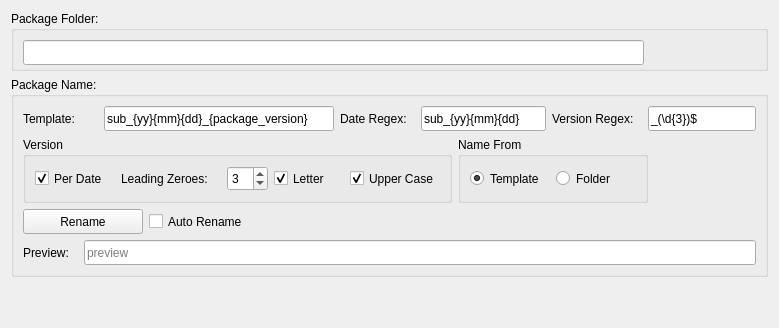
        <widget class="QWidget" name="tab">
         <attribute name="title">
          <string>Package</string>
         </attribute>
         <layout class="QHBoxLayout" name="horizontalLayout_50">
          <item>
           <layout class="QVBoxLayout" name="verticalLayout_33">
            <item>
             <widget class="QGroupBox" name="groupBox">
              <property name="sizePolicy">
               <sizepolicy hsizetype="MinimumExpanding" vsizetype="Fixed">
                <horstretch>0</horstretch>
                <verstretch>0</verstretch>
               </sizepolicy>
              </property>
              <property name="minimumSize">
               <size>
                <width>600</width>
                <height>60</height>
               </size>
              </property>
              <property name="maximumSize">
               <size>
                <width>16777215</width>
                <height>60</height>
               </size>
              </property>
              <property name="baseSize">
               <size>
                <width>631</width>
                <height>70</height>
               </size>
              </property>
              <property name="toolTip">
               <string>&lt;!DOCTYPE HTML PUBLIC &quot;-//W3C//DTD HTML 4.0//EN&quot; &quot;http://www.w3.org/TR/REC-html40/strict.dtd&quot;&gt;
&lt;html&gt;&lt;head&gt;&lt;meta name=&quot;qrichtext&quot; content=&quot;1&quot; /&gt;&lt;style type=&quot;text/css&quot;&gt;
p, li { white-space: pre-wrap; }
&lt;/style&gt;&lt;/head&gt;&lt;body style=&quot; font-family:'MS Shell Dlg 2'; font-size:10pt; font-weight:600; font-style:normal;&quot;&gt;
&lt;p style=&quot;-qt-paragraph-type:empty; margin-top:0px; margin-bottom:0px; margin-left:0px; margin-right:0px; -qt-block-indent:0; text-indent:0px; font-size:8pt;&quot;&gt;&lt;br /&gt;&lt;/p&gt;&lt;/body&gt;&lt;/html&gt;</string>
              </property>
              <property name="title">
               <string>Package Folder:</string>
              </property>
              <property name="flat">
               <bool>false</bool>
              </property>
              <layout class="QVBoxLayout" name="verticalLayout_7">
               <item>
                <layout class="QHBoxLayout" name="horizontalLayout_4">
                 <item>
                  <widget class="QLineEdit" name="package_folder">
                   <property name="sizePolicy">
                    <sizepolicy hsizetype="MinimumExpanding" vsizetype="Fixed">
                     <horstretch>0</horstretch>
                     <verstretch>0</verstretch>
                    </sizepolicy>
                   </property>
                   <property name="minimumSize">
                    <size>
                     <width>250</width>
                     <height>25</height>
                    </size>
                   </property>
                   <property name="maximumSize">
                    <size>
                     <width>16000</width>
                     <height>16777215</height>
                    </size>
                   </property>
                   <property name="toolTip">
                    <string>&lt;html&gt;&lt;head/&gt;&lt;body&gt;&lt;p&gt;Expects path to folder containing media files.&lt;/p&gt;&lt;/body&gt;&lt;/html&gt;</string>
                   </property>
                   <property name="text">
                    <string/>
                   </property>
                   <property name="dragEnabled">
                    <bool>true</bool>
                   </property>
                  </widget>
                 </item>
                 <item>
                  <layout class="QHBoxLayout" name="horizontalLayout_5">
                   <item>
                    <widget class="QPushButton" name="package_explore">
                     <property name="sizePolicy">
                      <sizepolicy hsizetype="Fixed" vsizetype="Fixed">
                       <horstretch>0</horstretch>
                       <verstretch>0</verstretch>
                      </sizepolicy>
                     </property>
                     <property name="minimumSize">
                      <size>
                       <width>20</width>
                       <height>25</height>
                      </size>
                     </property>
                     <property name="toolTip">
                      <string>&lt;!DOCTYPE HTML PUBLIC &quot;-//W3C//DTD HTML 4.0//EN&quot; &quot;http://www.w3.org/TR/REC-html40/strict.dtd&quot;&gt;
&lt;html&gt;&lt;head&gt;&lt;meta name=&quot;qrichtext&quot; content=&quot;1&quot; /&gt;&lt;style type=&quot;text/css&quot;&gt;
p, li { white-space: pre-wrap; }
&lt;/style&gt;&lt;/head&gt;&lt;body style=&quot; font-family:'MS Shell Dlg 2'; font-weight:400; font-style:normal;&quot;&gt;
&lt;p style=&quot; margin-top:0px; margin-bottom:0px; margin-left:0px; margin-right:0px; -qt-block-indent:0; text-indent:0px;&quot;&gt;&lt;span style=&quot; font-size:8pt;&quot;&gt;Opens video directory with system file manager (Explorer, Finder...).&lt;/span&gt;&lt;/p&gt;&lt;/body&gt;&lt;/html&gt;</string>
                     </property>
                     <property name="autoFillBackground">
                      <bool>false</bool>
                     </property>
                     <property name="text">
                      <string/>
                     </property>
                     <property name="icon">
                      <iconset resource="ui_images.qrc">
                       <normaloff>:/images/system-search.png</normaloff>:/images/system-search.png</iconset>
                     </property>
                     <property name="default">
                      <bool>true</bool>
                     </property>
                     <property name="flat">
                      <bool>true</bool>
                     </property>
                    </widget>
                   </item>
                   <item>
                    <widget class="QPushButton" name="package_browse">
                     <property name="sizePolicy">
                      <sizepolicy hsizetype="Fixed" vsizetype="Fixed">
                       <horstretch>0</horstretch>
                       <verstretch>0</verstretch>
                      </sizepolicy>
                     </property>
                     <property name="minimumSize">
                      <size>
                       <width>60</width>
                       <height>25</height>
                      </size>
                     </property>
                     <property name="maximumSize">
                      <size>
                       <width>60</width>
                       <height>24</height>
                      </size>
                     </property>
                     <property name="toolTip">
                      <string>&lt;!DOCTYPE HTML PUBLIC &quot;-//W3C//DTD HTML 4.0//EN&quot; &quot;http://www.w3.org/TR/REC-html40/strict.dtd&quot;&gt;
&lt;html&gt;&lt;head&gt;&lt;meta name=&quot;qrichtext&quot; content=&quot;1&quot; /&gt;&lt;style type=&quot;text/css&quot;&gt;
p, li { white-space: pre-wrap; }
&lt;/style&gt;&lt;/head&gt;&lt;body style=&quot; font-family:'MS Shell Dlg 2'; font-size:11px; font-weight:400; font-style:normal;&quot;&gt;
&lt;p style=&quot; margin-top:0px; margin-bottom:0px; margin-left:0px; margin-right:0px; -qt-block-indent:0; text-indent:0px;&quot;&gt;&lt;span style=&quot; font-size:8pt;&quot;&gt;Browse for video file.&lt;/span&gt;&lt;/p&gt;&lt;/body&gt;&lt;/html&gt;</string>
                     </property>
                     <property name="autoFillBackground">
                      <bool>false</bool>
                     </property>
                     <property name="text">
                      <string/>
                     </property>
                     <property name="icon">
                      <iconset resource="ui_images.qrc">
                       <normaloff>:/images/folder.png</normaloff>:/images/folder.png</iconset>
                     </property>
                     <property name="default">
                      <bool>true</bool>
                     </property>
                     <property name="flat">
                      <bool>true</bool>
                     </property>
                    </widget>
                   </item>
                  </layout>
                 </item>
                </layout>
               </item>
              </layout>
             </widget>
            </item>
            <item>
             <widget class="QGroupBox" name="groupBox_8">
              <property name="sizePolicy">
               <sizepolicy hsizetype="MinimumExpanding" vsizetype="Fixed">
                <horstretch>0</horstretch>
                <verstretch>0</verstretch>
               </sizepolicy>
              </property>
              <property name="minimumSize">
               <size>
                <width>600</width>
                <height>190</height>
               </size>
              </property>
              <property name="title">
               <string>Package Name:</string>
              </property>
              <layout class="QHBoxLayout" name="horizontalLayout_92">
               <item>
                <layout class="QVBoxLayout" name="verticalLayout_53">
                 <item>
                  <layout class="QHBoxLayout" name="horizontalLayout_49">
                   <item>
                    <layout class="QHBoxLayout" name="horizontalLayout_46">
                     <item>
                      <widget class="QLabel" name="label_10">
                       <property name="sizePolicy">
                        <sizepolicy hsizetype="Fixed" vsizetype="Fixed">
                         <horstretch>0</horstretch>
                         <verstretch>0</verstretch>
                        </sizepolicy>
                       </property>
                       <property name="minimumSize">
                        <size>
                         <width>75</width>
                         <height>25</height>
                        </size>
                       </property>
                       <property name="maximumSize">
                        <size>
                         <width>70</width>
                         <height>16777215</height>
                        </size>
                       </property>
                       <property name="text">
                        <string>Template:</string>
                       </property>
                      </widget>
                     </item>
                     <item>
                      <widget class="QLineEdit" name="name_template">
                       <property name="sizePolicy">
                        <sizepolicy hsizetype="MinimumExpanding" vsizetype="Fixed">
                         <horstretch>0</horstretch>
                         <verstretch>0</verstretch>
                        </sizepolicy>
                       </property>
                       <property name="minimumSize">
                        <size>
                         <width>230</width>
                         <height>25</height>
                        </size>
                       </property>
                       <property name="maximumSize">
                        <size>
                         <width>16000</width>
                         <height>25</height>
                        </size>
                       </property>
                       <property name="toolTip">
                        <string>&lt;html&gt;&lt;head/&gt;&lt;body&gt;&lt;p&gt;Template for naming the package. &lt;br/&gt;&lt;br/&gt;Keywords:&lt;br/&gt;{package_version} : detects consecutive versions one folder up from package folder&lt;br/&gt;{yy}: year&lt;br/&gt;{mm}: month&lt;br/&gt;{dd}: day&lt;/p&gt;&lt;p&gt;&lt;br/&gt;&lt;/p&gt;&lt;p&gt;&lt;br/&gt;&lt;/p&gt;&lt;/body&gt;&lt;/html&gt;</string>
                       </property>
                       <property name="text">
                        <string>sub_{yy}{mm}{dd}_{package_version}</string>
                       </property>
                      </widget>
                     </item>
                    </layout>
                   </item>
                   <item>
                    <layout class="QHBoxLayout" name="horizontalLayout_16">
                     <item>
                      <widget class="QLabel" name="label_37">
                       <property name="sizePolicy">
                        <sizepolicy hsizetype="Fixed" vsizetype="Fixed">
                         <horstretch>0</horstretch>
                         <verstretch>0</verstretch>
                        </sizepolicy>
                       </property>
                       <property name="minimumSize">
                        <size>
                         <width>75</width>
                         <height>25</height>
                        </size>
                       </property>
                       <property name="maximumSize">
                        <size>
                         <width>90</width>
                         <height>16777215</height>
                        </size>
                       </property>
                       <property name="text">
                        <string>Date Regex:</string>
                       </property>
                      </widget>
                     </item>
                     <item>
                      <widget class="QLineEdit" name="name_date_regex">
                       <property name="sizePolicy">
                        <sizepolicy hsizetype="MinimumExpanding" vsizetype="Fixed">
                         <horstretch>0</horstretch>
                         <verstretch>0</verstretch>
                        </sizepolicy>
                       </property>
                       <property name="minimumSize">
                        <size>
                         <width>125</width>
                         <height>25</height>
                        </size>
                       </property>
                       <property name="maximumSize">
                        <size>
                         <width>200</width>
                         <height>16777215</height>
                        </size>
                       </property>
                       <property name="toolTip">
                        <string>&lt;html&gt;&lt;head/&gt;&lt;body&gt;&lt;p&gt;Renamer checks all folders one folder above the package folder&lt;br/&gt;and detects current date stamp in it by using Date Regex&lt;/p&gt;&lt;p&gt;&lt;br/&gt;Keywords:&lt;br/&gt;{yy}: year&lt;br/&gt;{mm}: month&lt;br/&gt;{dd}: day&lt;/p&gt;&lt;/body&gt;&lt;/html&gt;</string>
                       </property>
                       <property name="text">
                        <string>sub_{yy}{mm}{dd}</string>
                       </property>
                      </widget>
                     </item>
                    </layout>
                   </item>
                   <item>
                    <layout class="QHBoxLayout" name="horizontalLayout_19">
                     <item>
                      <widget class="QLabel" name="label_76">
                       <property name="sizePolicy">
                        <sizepolicy hsizetype="Fixed" vsizetype="Fixed">
                         <horstretch>0</horstretch>
                         <verstretch>0</verstretch>
                        </sizepolicy>
                       </property>
                       <property name="minimumSize">
                        <size>
                         <width>90</width>
                         <height>25</height>
                        </size>
                       </property>
                       <property name="maximumSize">
                        <size>
                         <width>90</width>
                         <height>16777215</height>
                        </size>
                       </property>
                       <property name="text">
                        <string>Version Regex:</string>
                       </property>
                      </widget>
                     </item>
                     <item>
                      <widget class="QLineEdit" name="name_version_regex">
                       <property name="sizePolicy">
                        <sizepolicy hsizetype="Fixed" vsizetype="Fixed">
                         <horstretch>0</horstretch>
                         <verstretch>0</verstretch>
                        </sizepolicy>
                       </property>
                       <property name="minimumSize">
                        <size>
                         <width>100</width>
                         <height>25</height>
                        </size>
                       </property>
                       <property name="maximumSize">
                        <size>
                         <width>150</width>
                         <height>16777215</height>
                        </size>
                       </property>
                       <property name="toolTip">
                        <string>&lt;html&gt;&lt;head/&gt;&lt;body&gt;&lt;p&gt;Renamer checks all folders one folder above the package folder&lt;br/&gt;and detects version in it by using Version Regex&lt;/p&gt;&lt;/body&gt;&lt;/html&gt;</string>
                       </property>
                       <property name="text">
                        <string>_(\d{3})$</string>
                       </property>
                       <property name="readOnly">
                        <bool>false</bool>
                       </property>
                       <property name="placeholderText">
                        <string>preview</string>
                       </property>
                      </widget>
                     </item>
                    </layout>
                   </item>
                  </layout>
                 </item>
                 <item>
                  <layout class="QHBoxLayout" name="horizontalLayout_74">
                   <item>
                    <widget class="QGroupBox" name="groupBox_9">
                     <property name="title">
                      <string>Version</string>
                     </property>
                     <layout class="QVBoxLayout" name="verticalLayout">
                      <item>
                       <layout class="QHBoxLayout" name="horizontalLayout_17">
                        <item>
                         <widget class="QCheckBox" name="name_version_per_date">
                          <property name="sizePolicy">
                           <sizepolicy hsizetype="Fixed" vsizetype="Fixed">
                            <horstretch>0</horstretch>
                            <verstretch>0</verstretch>
                           </sizepolicy>
                          </property>
                          <property name="minimumSize">
                           <size>
                            <width>80</width>
                            <height>25</height>
                           </size>
                          </property>
                          <property name="toolTip">
                           <string>&lt;html&gt;&lt;head/&gt;&lt;body&gt;&lt;p&gt;Each date, versions start from A or 1.&lt;br/&gt;If unchecked, package versions are contunuous, not depending on date.&lt;/p&gt;&lt;/body&gt;&lt;/html&gt;</string>
                          </property>
                          <property name="text">
                           <string>Per Date</string>
                          </property>
                          <property name="checked">
                           <bool>true</bool>
                          </property>
                         </widget>
                        </item>
                        <item>
                         <layout class="QHBoxLayout" name="horizontalLayout">
                          <item>
                           <widget class="QLabel" name="name_version_leading_zeroes">
                            <property name="sizePolicy">
                             <sizepolicy hsizetype="Fixed" vsizetype="Fixed">
                              <horstretch>0</horstretch>
                              <verstretch>0</verstretch>
                             </sizepolicy>
                            </property>
                            <property name="minimumSize">
                             <size>
                              <width>100</width>
                              <height>25</height>
                             </size>
                            </property>
                            <property name="text">
                             <string>Leading Zeroes:</string>
                            </property>
                           </widget>
                          </item>
                          <item>
                           <widget class="QSpinBox" name="name_version_zeroes">
                            <property name="sizePolicy">
                             <sizepolicy hsizetype="Fixed" vsizetype="Fixed">
                              <horstretch>0</horstretch>
                              <verstretch>0</verstretch>
                             </sizepolicy>
                            </property>
                            <property name="minimumSize">
                             <size>
                              <width>40</width>
                              <height>25</height>
                             </size>
                            </property>
                            <property name="toolTip">
                             <string>&lt;html&gt;&lt;head/&gt;&lt;body&gt;&lt;p&gt;For numbered versions, use leading zeroes&lt;/p&gt;&lt;/body&gt;&lt;/html&gt;</string>
                            </property>
                            <property name="value">
                             <number>3</number>
                            </property>
                           </widget>
                          </item>
                         </layout>
                        </item>
                        <item>
                         <widget class="QCheckBox" name="name_version_use_letters">
                          <property name="sizePolicy">
                           <sizepolicy hsizetype="Fixed" vsizetype="Fixed">
                            <horstretch>0</horstretch>
                            <verstretch>0</verstretch>
                           </sizepolicy>
                          </property>
                          <property name="minimumSize">
                           <size>
                            <width>70</width>
                            <height>25</height>
                           </size>
                          </property>
                          <property name="toolTip">
                           <string>&lt;html&gt;&lt;head/&gt;&lt;body&gt;&lt;p&gt;Use letters instead of numbers for versioning&lt;/p&gt;&lt;/body&gt;&lt;/html&gt;</string>
                          </property>
                          <property name="text">
                           <string>Letter</string>
                          </property>
                          <property name="checked">
                           <bool>true</bool>
                          </property>
                         </widget>
                        </item>
                        <item>
                         <widget class="QCheckBox" name="name_version_letters_uppercase">
                          <property name="sizePolicy">
                           <sizepolicy hsizetype="Fixed" vsizetype="Fixed">
                            <horstretch>0</horstretch>
                            <verstretch>0</verstretch>
                           </sizepolicy>
                          </property>
                          <property name="minimumSize">
                           <size>
                            <width>90</width>
                            <height>25</height>
                           </size>
                          </property>
                          <property name="toolTip">
                           <string>&lt;html&gt;&lt;head/&gt;&lt;body&gt;&lt;p&gt;If using letters for versioning, use upper case instead of lower case letters&lt;/p&gt;&lt;/body&gt;&lt;/html&gt;</string>
                          </property>
                          <property name="text">
                           <string>Upper Case</string>
                          </property>
                          <property name="checked">
                           <bool>true</bool>
                          </property>
                         </widget>
                        </item>
                       </layout>
                      </item>
                     </layout>
                    </widget>
                   </item>
                   <item>
                    <widget class="QGroupBox" name="groupBox_20">
                     <property name="title">
                      <string>Name From</string>
                     </property>
                     <layout class="QVBoxLayout" name="verticalLayout_32">
                      <item>
                       <layout class="QHBoxLayout" name="horizontalLayout_6">
                        <item>
                         <widget class="QRadioButton" name="name_from_template">
                          <property name="minimumSize">
                           <size>
                            <width>80</width>
                            <height>25</height>
                           </size>
                          </property>
                          <property name="text">
                           <string>Template</string>
                          </property>
                          <property name="checked">
                           <bool>true</bool>
                          </property>
                         </widget>
                        </item>
                        <item>
                         <widget class="QRadioButton" name="name_from_folder">
                          <property name="minimumSize">
                           <size>
                            <width>80</width>
                            <height>25</height>
                           </size>
                          </property>
                          <property name="text">
                           <string>Folder</string>
                          </property>
                         </widget>
                        </item>
                       </layout>
                      </item>
                     </layout>
                    </widget>
                   </item>
                   <item>
                    <spacer name="horizontalSpacer_6">
                     <property name="orientation">
                      <enum>Qt::Horizontal</enum>
                     </property>
                     <property name="sizeHint" stdset="0">
                      <size>
                       <width>40</width>
                       <height>20</height>
                      </size>
                     </property>
                    </spacer>
                   </item>
                  </layout>
                 </item>
                 <item>
                  <layout class="QHBoxLayout" name="horizontalLayout_82">
                   <item>
                    <widget class="QPushButton" name="name_rename">
                     <property name="sizePolicy">
                      <sizepolicy hsizetype="Fixed" vsizetype="Fixed">
                       <horstretch>0</horstretch>
                       <verstretch>0</verstretch>
                      </sizepolicy>
                     </property>
                     <property name="minimumSize">
                      <size>
                       <width>120</width>
                       <height>25</height>
                      </size>
                     </property>
                     <property name="text">
                      <string>Rename</string>
                     </property>
                    </widget>
                   </item>
                   <item>
                    <widget class="QCheckBox" name="name_rename_auto">
                     <property name="sizePolicy">
                      <sizepolicy hsizetype="Fixed" vsizetype="Fixed">
                       <horstretch>0</horstretch>
                       <verstretch>0</verstretch>
                      </sizepolicy>
                     </property>
                     <property name="minimumSize">
                      <size>
                       <width>120</width>
                       <height>25</height>
                      </size>
                     </property>
                     <property name="text">
                      <string>Auto Rename</string>
                     </property>
                     <property name="checkable">
                      <bool>false</bool>
                     </property>
                     <property name="checked">
                      <bool>false</bool>
                     </property>
                    </widget>
                   </item>
                   <item>
                    <spacer name="horizontalSpacer_8">
                     <property name="orientation">
                      <enum>Qt::Horizontal</enum>
                     </property>
                     <property name="sizeHint" stdset="0">
                      <size>
                       <width>40</width>
                       <height>20</height>
                      </size>
                     </property>
                    </spacer>
                   </item>
                  </layout>
                 </item>
                 <item>
                  <layout class="QHBoxLayout" name="horizontalLayout_78">
                   <item>
                    <layout class="QHBoxLayout" name="horizontalLayout_40">
                     <item>
                      <widget class="QLabel" name="label_36">
                       <property name="sizePolicy">
                        <sizepolicy hsizetype="Fixed" vsizetype="Fixed">
                         <horstretch>0</horstretch>
                         <verstretch>0</verstretch>
                        </sizepolicy>
                       </property>
                       <property name="minimumSize">
                        <size>
                         <width>55</width>
                         <height>25</height>
                        </size>
                       </property>
                       <property name="maximumSize">
                        <size>
                         <width>55</width>
                         <height>16777215</height>
                        </size>
                       </property>
                       <property name="text">
                        <string>Preview:</string>
                       </property>
                      </widget>
                     </item>
                     <item>
                      <widget class="QLineEdit" name="name_preview">
                       <property name="sizePolicy">
                        <sizepolicy hsizetype="MinimumExpanding" vsizetype="Fixed">
                         <horstretch>0</horstretch>
                         <verstretch>0</verstretch>
                        </sizepolicy>
                       </property>
                       <property name="minimumSize">
                        <size>
                         <width>200</width>
                         <height>25</height>
                        </size>
                       </property>
                       <property name="maximumSize">
                        <size>
                         <width>16000</width>
                         <height>16777215</height>
                        </size>
                       </property>
                       <property name="toolTip">
                        <string>&lt;html&gt;&lt;head/&gt;&lt;body&gt;&lt;p&gt;Renamer checks all folders one folder above the package folder.&lt;br/&gt;For every folder there, it tries to detect date stamp and version  by the regexes.&lt;br/&gt;Then it produces {package_version} keyword, depending on Version options.&lt;br/&gt;Finally, the package name is constructed by Template that contains {package_version} keyword.&lt;br/&gt;&lt;/p&gt;&lt;/body&gt;&lt;/html&gt;</string>
                       </property>
                       <property name="text">
                        <string/>
                       </property>
                       <property name="readOnly">
                        <bool>true</bool>
                       </property>
                       <property name="placeholderText">
                        <string>preview</string>
                       </property>
                      </widget>
                     </item>
                    </layout>
                   </item>
                  </layout>
                 </item>
                </layout>
               </item>
              </layout>
             </widget>
            </item>
            <item>
             <spacer name="verticalSpacer">
              <property name="orientation">
               <enum>Qt::Vertical</enum>
              </property>
              <property name="sizeHint" stdset="0">
               <size>
                <width>20</width>
                <height>40</height>
               </size>
              </property>
             </spacer>
            </item>
           </layout>
          </item>
         </layout>
        </widget>
